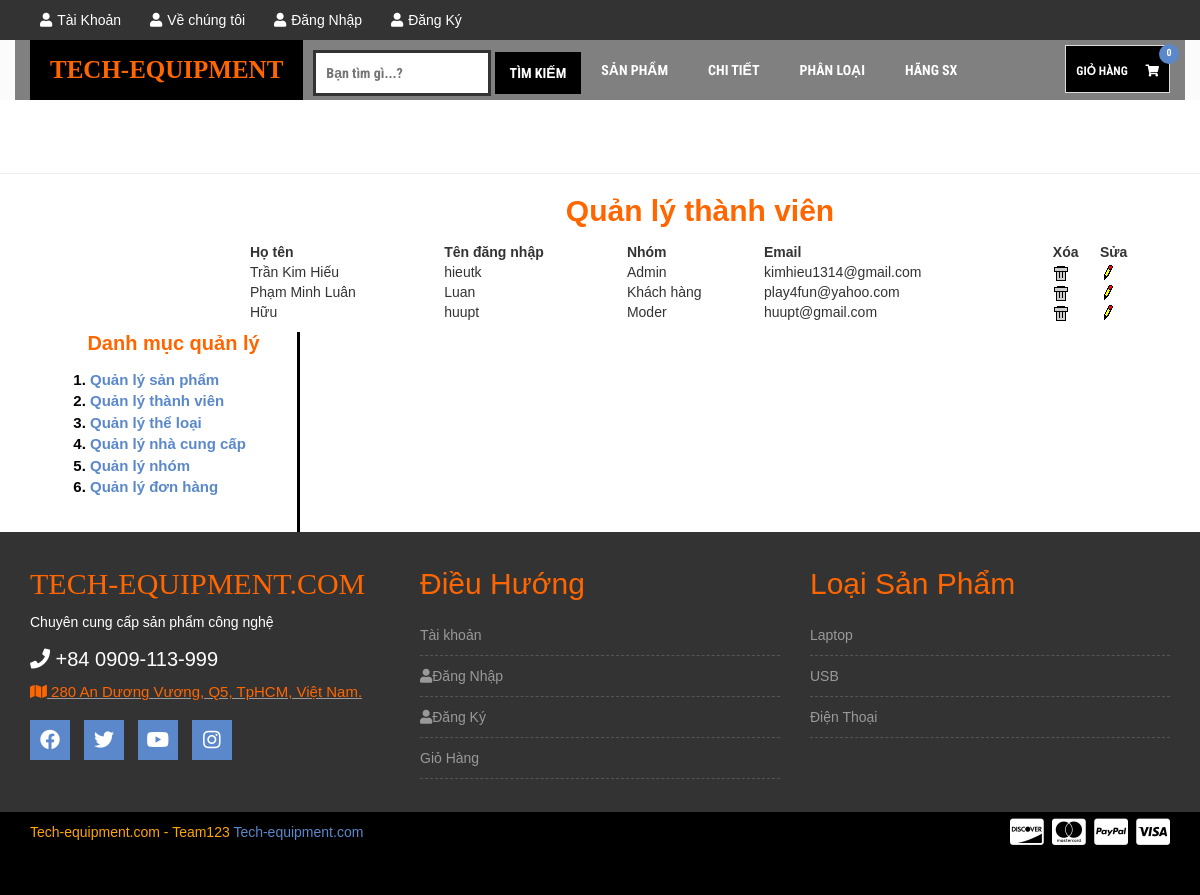
The page /Doanweb/admin.php?mod=user&act=manage on the database its author committed.
### tables this page shows
CREATE TABLE `users` (
  `UserID` int(11) NOT NULL,
  `GroupID` int(11) NOT NULL,
  `FullName` varchar(255) NOT NULL,
  `UserName` varchar(20) NOT NULL,
  `PassWord` varchar(32) NOT NULL,
  `Email` varchar(50) NOT NULL
);

CREATE TABLE `groups` (
  `GroupID` int(11) NOT NULL,
  `GroupName` varchar(50) NOT NULL
);

CREATE TABLE `categories` (
  `CategoryID` int(11) NOT NULL,
  `CategoryName` varchar(255) NOT NULL,
  `Position` int(11) DEFAULT 0
);

### Doanweb/Controller/User/Manage.php (called while the page is built)
<?php
	include_once("Model/User.php");
	$user = new User();
	$ret = $user->getUserManage();
	include_once("View/User/Manage.php");
?>

### Doanweb/Model/User.php (called while the page is built, shortened)
<?php
include_once("DataProvider.php");
class User{
	private $da;
	function __construct(){
		$this->da = new DataProvider();
	}
	function getUserManage(){
		$sql = "Select UserID, FullName, UserName, Email, GroupName from users u join groups g on u.GroupID = g.GroupID";
		return $this->da->FetchAll($sql);
	}
}
?>

### Doanweb/Model/DataProvider.php (called while the page is built, shortened)
<?php
	class DataProvider{
		private $link;
		function __construct()
		{
			$this->link=mysqli_connect("localhost","root","","webdack");
		}
		function ExecuteQuery($sql)
		{
			mysqli_query($this->link,"set names utf8");
			return mysqli_query($this->link, $sql);
		}
		function FetchAll($sql){
			$arr=array();
			$r = $this->ExecuteQuery($sql);
			while($row = mysqli_fetch_assoc($r)){
				$arr[]=$row;
			}
			return $arr;
		}
	}
?>

### Doanweb/Controller/Category/Categoryfooter.php (called while the page is built)
<?php
	include_once("Model/Category.php");
	$cate = new Category;
	$result = $cate->getCategory();
	include("View/Category/Categoryfooter.php");
?>

### Doanweb/Model/Category.php (called while the page is built, shortened)
<?php
	include_once("Model/DataProvider.php");
	class Category{
		private $da;
		function __construct(){
			$this->da=new DataProvider();
		}
		function getCategory(){
			$sql= "Select * from categories";
			return $this->da->FetchAll($sql);
		}
	}
?>

### Doanweb/Controller/Category/Category.php (called while the page is built)
<?php
	include_once("Model/Category.php");
	$cate = new Category();
	$result = $cate->getCategory();
	include_once("View/Category/Category.php");
?>

### Doanweb/View/User/Manage.php (the view)
<div style="width: 900px; float: right; margin-right: 50px;">
<center><h2><span><a style="color: #ff6600;font-weight: bold;font-size: 30px" href="admin.php?mod=user&act=manage">Quản lý thành viên</a></span></h2></center>
<p>
	<table width="100%">
    <tr class="title"><th>Họ tên</th><th>Tên đăng nhập</th><th>Nhóm</th><th>Email</th><th>Xóa</th><th>Sửa</th></tr>
    <?php
	foreach($ret as $row)
	{
			echo "<tr><td>";
			echo $row['FullName']."</td><td>";
			echo $row['UserName']."</td><td>";
			echo $row['GroupName']."</td><td>";
			echo $row['Email']."</td><td>";
			echo "<a href=\"admin.php?mod=user&act=delete&id={$row["UserID"]}\" onclick=\"return IsDelete()\"><img src=\"Images/Delete.gif\" /></a></td><td>";
			echo "<a href=\"admin.php?mod=user&act=edit&id={$row["UserID"]}\"><img src=\"Images/Edit.gif\" /></a>";
			echo "</td></tr>";
	}
	?>
    </table>
</p>
</div>

### Doanweb/View/Category/Categoryfooter.php
<?php
    foreach ($result as $row) {
    	echo "<li><a href=\"index.php?mod=category&act=resultcategory&id={$row['CategoryID']}\">{$row['CategoryName']}</a></li>";
    }
?>

### Doanweb/css/style.css (style rules this page uses)
img { max-width: 100%; height: auto; }
h1, h2, h3, h4, h5, h6 { margin: 0 0 15px; }
body { font-family:Arial, Helvetica, sans-serif; }
.footer-menu ul li { border-bottom: 1px dashed #555; padding: 5px 0; }
.footer-menu a { display: block; padding: 5px 0;color: #999 }
a { color: #5a88ca }
body { width: 100%; }

### rows shown on the page
users: FullName "Trần Kim Hiếu", UserName "hieutk", GroupID.GroupName "Admin", Email "kimhieu1314@gmail.com"
users: FullName "Phạm Minh Luân", UserName "Luan", GroupID.GroupName "Khách hàng", Email "play4fun@yahoo.com"
users: FullName "Hữu", UserName "huupt", GroupID.GroupName "Moder", Email "huupt@gmail.com"
categories: CategoryName "Laptop"
categories: CategoryName "USB"
categories: CategoryName "Điện Thoại"
